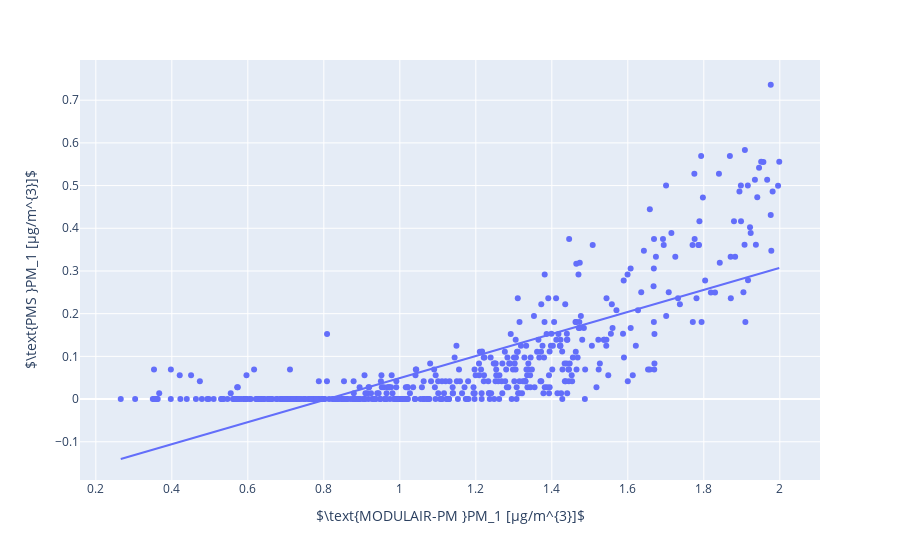

Write notebook code for a chart like this one.
### Code cell
#only keeping daa where PM1_modpm < 2 ug/m3 to matcj WV data
tmptmp = tmp.where(tmp['PM1_modpm'] < 2, other = np.nan)
tmptmp = tmptmp.dropna()

fig = px.scatter(
    tmptmp,
    x="PM1_modpm", y="PM1_neph", trendline = 'ols')

fig.update_layout(
    autosize=True,
    xaxis=dict(title_text="$\\text{MODULAIR-PM }PM_1 [μg/m^{3}]$"),
    yaxis=dict(title_text="$\\text{PMS }PM_1 [μg/m^{3}]$")
) 

fig.show()

### Figure 1 — Plotly figure (JSON) as saved in the notebook; plotly's stock layout.template omitted (floating-point values rounded to 4 significant figures; data arrays with more than 128 entries replaced by an {"elided": "..."} marker saying what was removed)
{"data": [{"hovertemplate": "PM1_modpm=%{x}<br>PM1_neph=%{y}<extra></extra>", "legendgroup": "", "marker": {"color": "#636efa", "symbol": "circle"}, "mode": "markers", "name": "", "orientation": "v", "showlegend": false, "type": "scatter", "x": {"elided": "496 float values"}, "xaxis": "x", "y": {"elided": "496 float values"}, "yaxis": "y"}, {"hovertemplate": "<b>OLS trendline</b><br>PM1_neph = 0.258175 * PM1_modpm + -0.208951<br>R<sup>2</sup>=0.580625<br><br>PM1_modpm=%{x}<br>PM1_neph=%{y} <b>(trend)</b><extra></extra>", "legendgroup": "", "marker": {"color": "#636efa", "symbol": "circle"}, "mode": "lines", "name": "", "showlegend": false, "type": "scatter", "x": {"elided": "496 float values"}, "xaxis": "x", "y": {"elided": "496 float values"}, "yaxis": "y"}], "layout": {"autosize": true, "legend": {"tracegroupgap": 0}, "margin": {"t": 60}, "xaxis": {"anchor": "y", "domain": [0, 1], "title": {"text": "$\\text{MODULAIR-PM }PM_1 [μg/m^{3}]$"}}, "yaxis": {"anchor": "x", "domain": [0, 1], "title": {"text": "$\\text{PMS }PM_1 [μg/m^{3}]$"}}}}
